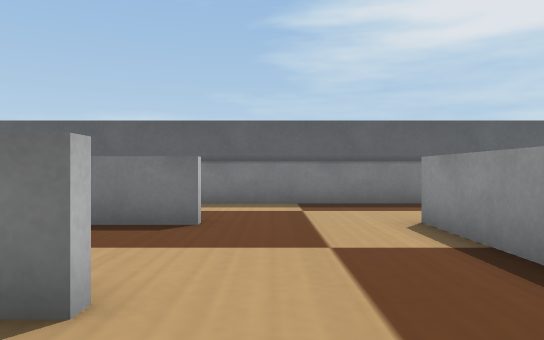
View 1 (above)

22 first-person views from a walk through a Webots world. The camera is 0.04 m above the floor, looks level and sees 70° across. The floor is counted in squares, 0.05 m on a side. Each view is taken from the middle of a square. On the plan, view 1 faces up. The plan holds only what a view shows up to about 12 squares ahead; the rest is blank. The place goes on beyond the plan. Robots are left out. Webots' stock objects and surfaces are drawn as simple stand-ins.

View 2
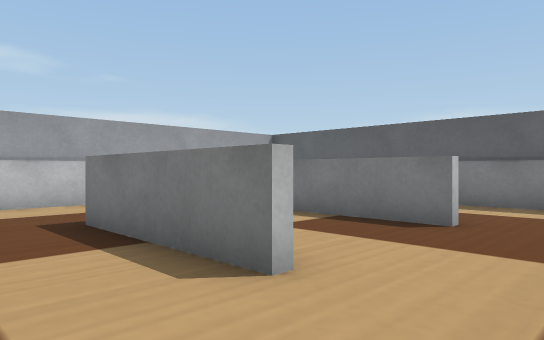

View 3
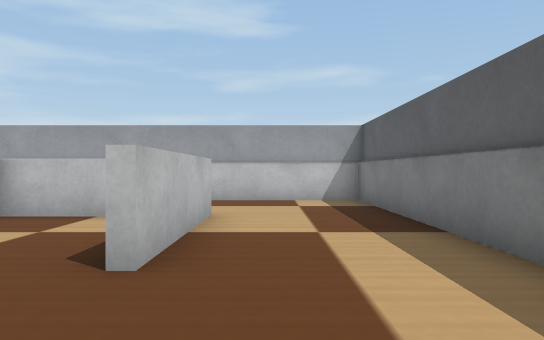

View 4
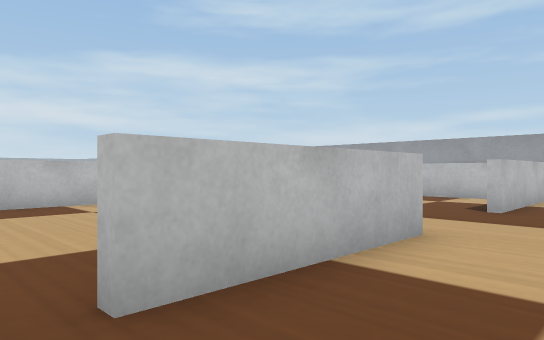

View 5
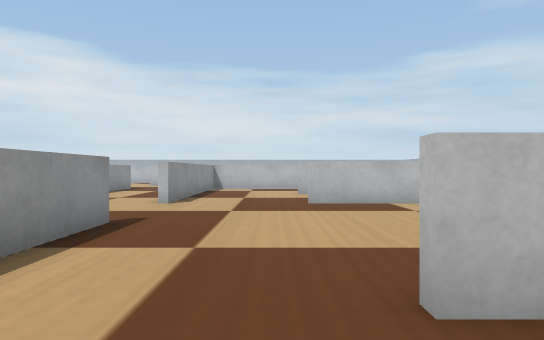

View 6
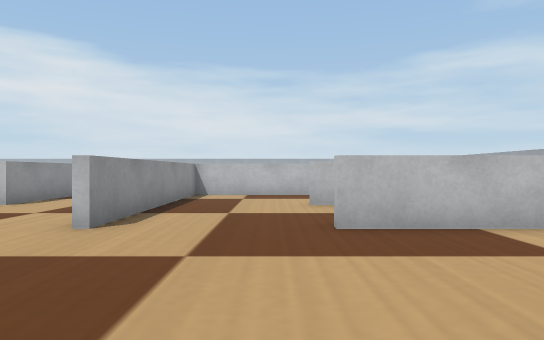

View 7
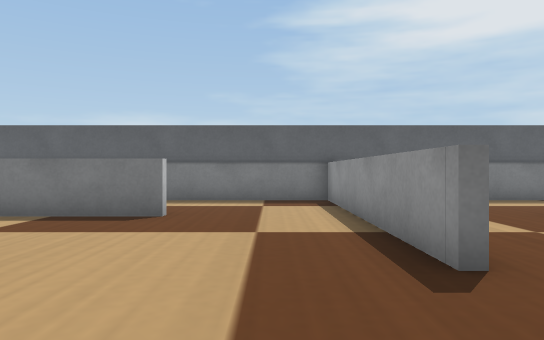

View 8
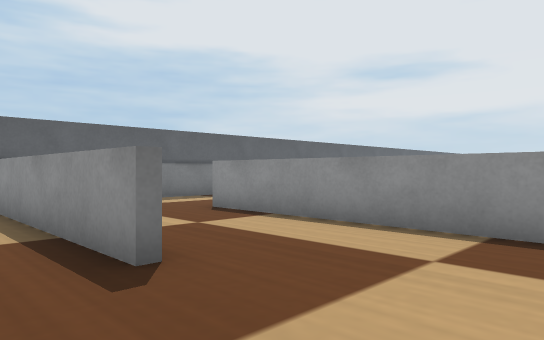

View 9
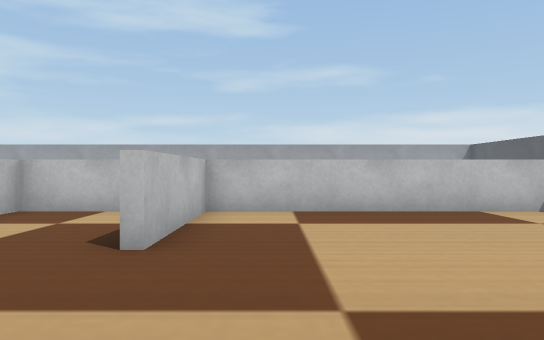

View 10
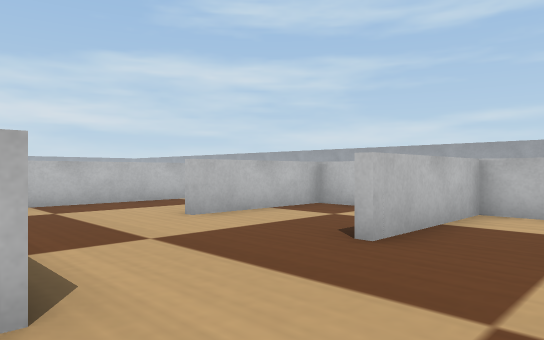

View 11
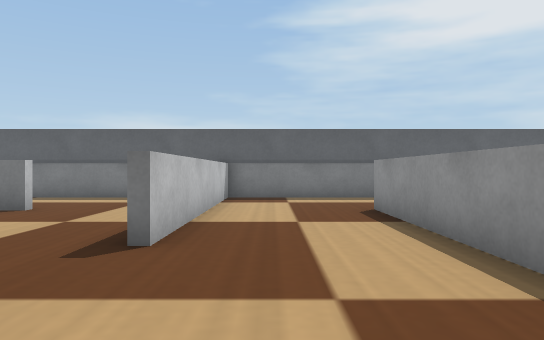

View 12
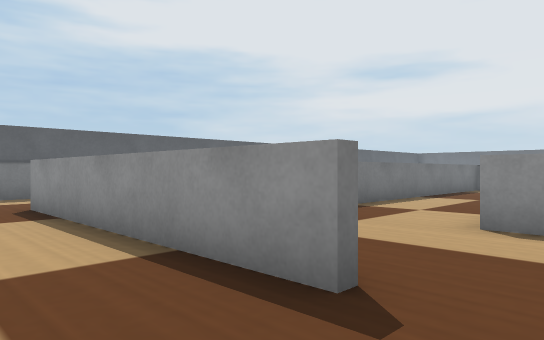

View 13
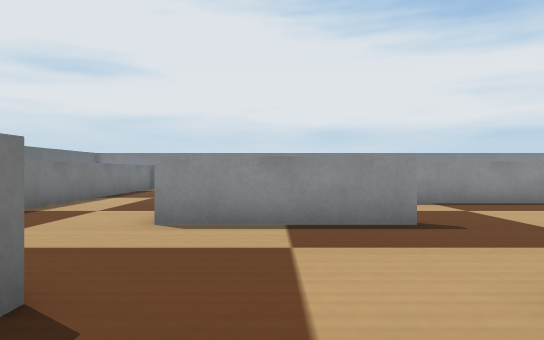

View 14
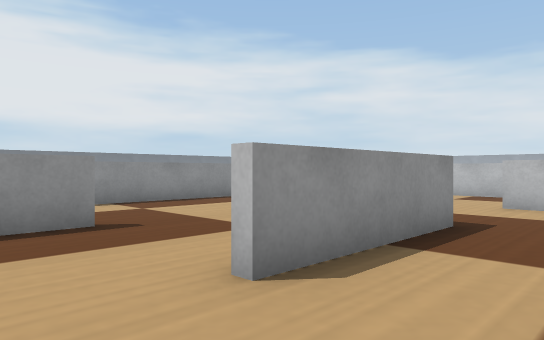

View 15
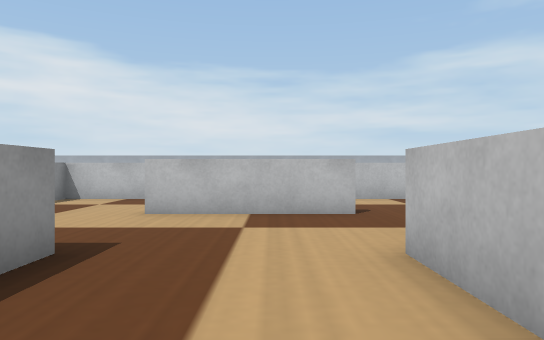

View 16
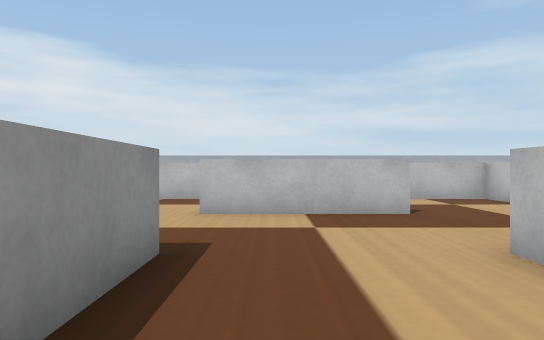

View 17
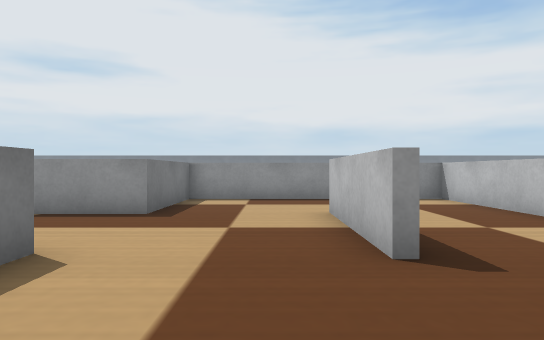

View 18
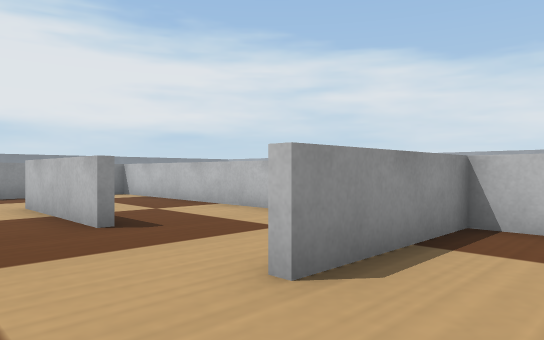

View 19
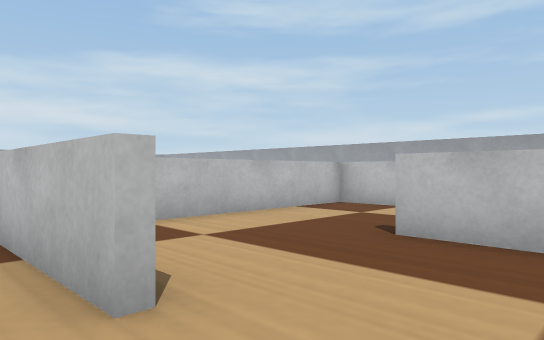

View 20
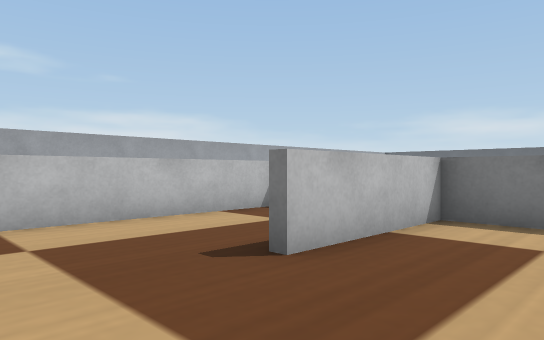

View 21
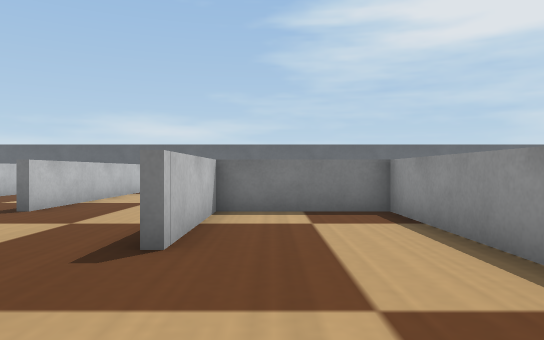

View 22
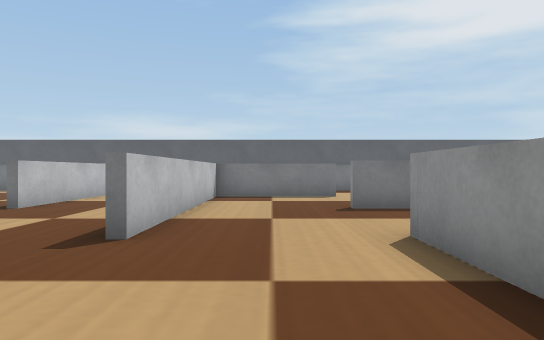

### Floor plan
Key: @ floor where view 1 was taken; # wall or solid block; . floor; = window, fence, low wall or low ledge; P pillar; O other object.
Columns run from 8 left of view 1 to 23 right of it. Each row starts with its distance up from view 1.
 10  ###########################
  9 ###P###P##P###P### ##P##   #
  8 #................==.....
  7 #................==....
  6 P..O===P..P===P..#P..P===P
  5 #  =......= .....==..=....
  4 #  =......==.....==..=....
  3 #. =......==.....==..=....
  2 P..P===P..P#.....#P..P...P==P===
  1 #........ ==.........=..........
  0 #     ..@.==.........=.........
 -1            ===P......P...P==
 -2              =#..==......====
 -3           ==.....==......=..=
 -4           ==.....==......=..=
 -5            ===P..#O..P...P..P
 -6               ...==..=......=
 -7              ....==..=  ....=
 -8              =#====..=    ..=
 -9            ===P===...P=== ..P
-10        =. ==.............=  =
-11        =..==.............=  =
-12        P..P ..P...P==P...P
-13        =......=..........=
-14        =......=..........
-15        =......=..........=
-16         ==P=== === ==P===

Positions as (right, up) in squares from view 1, and headings:
1: (0, 0), facing up
2: (1, 0), facing up-left
3: (2, 7), facing left
4: (7, 8), facing down-left
5: (7, 8), facing down
6: (7, 4), facing down
7: (8, -1), facing up
8: (8, -1), facing up-right
9: (10, 0), facing left
10: (10, 1), facing down-left
11: (11, -2), facing up
12: (11, -3), facing up-right
13: (11, -3), facing right
14: (11, -3), facing down-right
15: (11, -5), facing down
16: (12, -5), facing down
17: (6, -11), facing right
18: (4, -10), facing down-right
19: (7, -10), facing down-left
20: (5, -15), facing up-left
21: (18, -9), facing up
22: (15, -6), facing up
